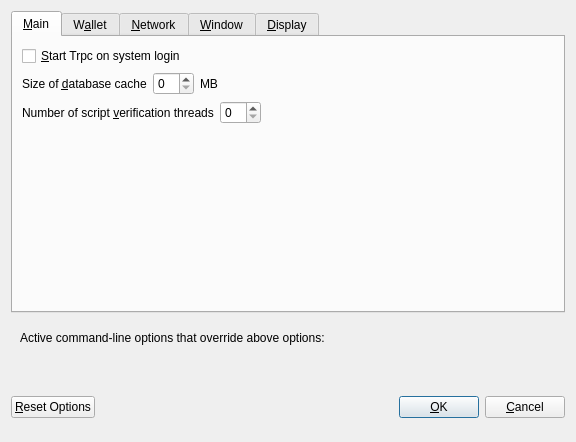
<?xml version="1.0" encoding="UTF-8"?>
<ui version="4.0">
 <class>OptionsDialog</class>
 <widget class="QDialog" name="OptionsDialog">
  <property name="geometry">
   <rect>
    <x>0</x>
    <y>0</y>
    <width>576</width>
    <height>442</height>
   </rect>
  </property>
  <property name="windowTitle">
   <string>Options</string>
  </property>
  <property name="modal">
   <bool>true</bool>
  </property>
  <layout class="QVBoxLayout" name="verticalLayout">
   <item>
    <widget class="QTabWidget" name="tabWidget">
     <property name="currentIndex">
      <number>0</number>
     </property>
     <widget class="QWidget" name="tabMain">
      <attribute name="title">
       <string>&amp;Main</string>
      </attribute>
      <layout class="QVBoxLayout" name="verticalLayout_Main">
       <item>
        <widget class="QCheckBox" name="bitcoinAtStartup">
         <property name="toolTip">
          <string>Automatically start Trpc after logging in to the system.</string>
         </property>
         <property name="text">
          <string>&amp;Start Trpc on system login</string>
         </property>
        </widget>
       </item>
       <item>
        <layout class="QHBoxLayout" name="horizontalLayout_2_Main">
         <item>
          <widget class="QLabel" name="databaseCacheLabel">
           <property name="text">
            <string>Size of &amp;database cache</string>
           </property>
           <property name="textFormat">
            <enum>Qt::PlainText</enum>
           </property>
           <property name="buddy">
            <cstring>databaseCache</cstring>
           </property>
          </widget>
         </item>
         <item>
          <widget class="QSpinBox" name="databaseCache"/>
         </item>
         <item>
          <widget class="QLabel" name="databaseCacheUnitLabel">
           <property name="text">
            <string>MB</string>
           </property>
           <property name="textFormat">
            <enum>Qt::PlainText</enum>
           </property>
          </widget>
         </item>
         <item>
          <spacer name="horizontalSpacer_2_Main">
           <property name="orientation">
            <enum>Qt::Horizontal</enum>
           </property>
           <property name="sizeHint" stdset="0">
            <size>
             <width>40</width>
             <height>20</height>
            </size>
           </property>
          </spacer>
         </item>
        </layout>
       </item>
       <item>
        <layout class="QHBoxLayout" name="horizontalLayout_3_Main">
         <item>
          <widget class="QLabel" name="threadsScriptVerifLabel">
           <property name="text">
            <string>Number of script &amp;verification threads</string>
           </property>
           <property name="textFormat">
            <enum>Qt::PlainText</enum>
           </property>
           <property name="buddy">
            <cstring>threadsScriptVerif</cstring>
           </property>
          </widget>
         </item>
         <item>
          <widget class="QSpinBox" name="threadsScriptVerif">
           <property name="toolTip">
            <string>(0 = auto, &lt;0 = leave that many cores free)</string>
           </property>
          </widget>
         </item>
         <item>
          <spacer name="horizontalSpacer_3_Main">
           <property name="orientation">
            <enum>Qt::Horizontal</enum>
           </property>
           <property name="sizeHint" stdset="0">
            <size>
             <width>40</width>
             <height>20</height>
            </size>
           </property>
          </spacer>
         </item>
        </layout>
       </item>
       <item>
        <spacer name="verticalSpacer_2">
         <property name="orientation">
          <enum>Qt::Vertical</enum>
         </property>
         <property name="sizeHint" stdset="0">
          <size>
           <width>20</width>
           <height>40</height>
          </size>
         </property>
        </spacer>
       </item>
       <!--<item>
        <widget class="QCheckBox" name="checkBoxZeromintEnable">
         <property name="toolTip">
          <string>Enable automatic minting of Trpc units to xTRPC</string>
         </property>
         <property name="layoutDirection">
          <enum>Qt::LeftToRight</enum>
         </property>
         <property name="text">
          <string>Enable xTRPC Automint</string>
         </property>
        </widget>
       </item>-->
       <!--<item>
        <layout class="QHBoxLayout" name="horizontalLayout_3">
         <item>
          <widget class="QLabel" name="percentage_label">
           <property name="toolTip">
            <string>Percentage of incoming Trpc which get automatically converted to xTRPC via Zerocoin Protocol (min: 10%)</string>
           </property>
           <property name="text">
            <string>Percentage of autominted xTRPC</string>
           </property>
          </widget>
         </item>-->
         <!--<item>
          <widget class="QSpinBox" name="zeromintPercentage">
           <property name="minimum">
            <number>1</number>
           </property>
           <property name="maximum">
            <number>100</number>
           </property>
          </widget>
         </item>
        </layout>
       </item>-->
       <item>
        <layout class="QHBoxLayout" name="horizontalLayout" stretch="0,0">
         <property name="sizeConstraint">
          <enum>QLayout::SetFixedSize</enum>
         </property>
         <!--<item>
          <widget class="QLabel" name="labelPreferredDenom">
           <property name="maximumSize">
            <size>
             <width>16777215</width>
             <height>16777215</height>
            </size>
           </property>
           <property name="toolTip">
            <string>Wait with automatic conversion to Zerocoin until enough Trpc for this denomination is available</string>
           </property>
           <property name="text">
            <string>Preferred Automint xTRPC Denomination</string>
           </property>
          </widget>
         </item>-->
         <!--<item>
          <widget class="QComboBox" name="preferredDenom">
           <property name="maximumSize">
            <size>
             <width>16777215</width>
             <height>27</height>
            </size>
           </property>
           <property name="toolTip">
            <string>Wait with automatic conversion to Zerocoin until enough Trpc for this denomination is available</string>
           </property>
           <property name="maxVisibleItems">
            <number>9</number>
           </property>
           <property name="maxCount">
            <number>9</number>
           </property>
          </widget>
         </item>-->
        </layout>
       </item>
      </layout>
     </widget>
     <widget class="QWidget" name="tabWallet">
      <attribute name="title">
       <string>W&amp;allet</string>
      </attribute>
      <layout class="QVBoxLayout" name="verticalLayout_Wallet">
       <item>
        <layout class="QHBoxLayout" name="horizontalLayout_2_Wallet">
         <item>
          <widget class="QLabel" name="labelStakeSplitThresholdText">
           <property name="text">
            <string>Stake split threshold:</string>
           </property>
          </widget>
         </item>
         <item>
          <widget class="QSpinBox" name="spinBoxStakeSplitThreshold">
           <property name="minimum">
            <number>1</number>
           </property>
           <property name="maximum">
            <number>999999</number>
           </property>
          </widget>
         </item>
        </layout>
       </item>
       <item>
        <widget class="QGroupBox" name="groupBox">
         <property name="title">
          <string>Expert</string>
         </property>
         <layout class="QVBoxLayout" name="verticalLayout_2">
          <item>
           <widget class="QCheckBox" name="coinControlFeatures">
            <property name="toolTip">
             <string>Whether to show coin control features or not.</string>
            </property>
            <property name="text">
             <string>Enable coin &amp;control features</string>
            </property>
           </widget>
          </item>
          <item>
           <widget class="QCheckBox" name="showMasternodesTab">
            <property name="toolTip">
             <string>Show additional tab listing all your masternodes in first sub-tab&lt;br/&gt;and all masternodes on the network in second sub-tab.</string>
            </property>
            <property name="text">
             <string>Show Masternodes Tab</string>
            </property>
           </widget>
          </item>
          <item>
           <widget class="QCheckBox" name="spendZeroConfChange">
            <property name="toolTip">
             <string>If you disable the spending of unconfirmed change, the change from a transaction&lt;br/&gt;cannot be used until that transaction has at least one confirmation.&lt;br/&gt;This also affects how your balance is computed.</string>
            </property>
            <property name="text">
             <string>&amp;Spend unconfirmed change</string>
            </property>
           </widget>
          </item>
         </layout>
        </widget>
       </item>
       <item>
        <spacer name="verticalSpacer_Wallet">
         <property name="orientation">
          <enum>Qt::Vertical</enum>
         </property>
         <property name="sizeHint" stdset="0">
          <size>
           <width>20</width>
           <height>40</height>
          </size>
         </property>
        </spacer>
       </item>
      </layout>
     </widget>
     <widget class="QWidget" name="tabNetwork">
      <attribute name="title">
       <string>&amp;Network</string>
      </attribute>
      <layout class="QVBoxLayout" name="verticalLayout_Network">
       <item>
        <widget class="QCheckBox" name="mapPortUpnp">
         <property name="toolTip">
          <string>Automatically open the Trpc client port on the router. This only works when your router supports UPnP and it is enabled.</string>
         </property>
         <property name="text">
          <string>Map port using &amp;UPnP</string>
         </property>
        </widget>
       </item>
       <item>
        <widget class="QCheckBox" name="allowIncoming">
         <property name="toolTip">
          <string>Accept connections from outside</string>
         </property>
         <property name="text">
          <string>Allow incoming connections</string>
         </property>
        </widget>
       </item>
       <item>
        <widget class="QCheckBox" name="connectSocks">
         <property name="toolTip">
          <string>Connect to the Trpc network through a SOCKS5 proxy.</string>
         </property>
         <property name="text">
          <string>&amp;Connect through SOCKS5 proxy (default proxy):</string>
         </property>
        </widget>
       </item>
       <item>
        <layout class="QHBoxLayout" name="horizontalLayout_1_Network">
         <item>
          <widget class="QLabel" name="proxyIpLabel">
           <property name="text">
            <string>Proxy &amp;IP:</string>
           </property>
           <property name="textFormat">
            <enum>Qt::PlainText</enum>
           </property>
           <property name="buddy">
            <cstring>proxyIp</cstring>
           </property>
          </widget>
         </item>
         <item>
          <widget class="QValidatedLineEdit" name="proxyIp">
           <property name="minimumSize">
            <size>
             <width>140</width>
             <height>0</height>
            </size>
           </property>
           <property name="maximumSize">
            <size>
             <width>140</width>
             <height>16777215</height>
            </size>
           </property>
           <property name="toolTip">
            <string>IP address of the proxy (e.g. IPv4: 127.0.0.1 / IPv6: ::1)</string>
           </property>
          </widget>
         </item>
         <item>
          <widget class="QLabel" name="proxyPortLabel">
           <property name="text">
            <string>&amp;Port:</string>
           </property>
           <property name="textFormat">
            <enum>Qt::PlainText</enum>
           </property>
           <property name="buddy">
            <cstring>proxyPort</cstring>
           </property>
          </widget>
         </item>
         <item>
          <widget class="QLineEdit" name="proxyPort">
           <property name="minimumSize">
            <size>
             <width>55</width>
             <height>0</height>
            </size>
           </property>
           <property name="maximumSize">
            <size>
             <width>55</width>
             <height>16777215</height>
            </size>
           </property>
           <property name="toolTip">
            <string>Port of the proxy (e.g. 9050)</string>
           </property>
          </widget>
         </item>
         <item>
          <spacer name="horizontalSpacer_1_Network">
           <property name="orientation">
            <enum>Qt::Horizontal</enum>
           </property>
           <property name="sizeHint" stdset="0">
            <size>
             <width>40</width>
             <height>20</height>
            </size>
           </property>
          </spacer>
         </item>
        </layout>
       </item>
       <item>
        <spacer name="verticalSpacer_Network">
         <property name="orientation">
          <enum>Qt::Vertical</enum>
         </property>
         <property name="sizeHint" stdset="0">
          <size>
           <width>20</width>
           <height>40</height>
          </size>
         </property>
        </spacer>
       </item>
      </layout>
     </widget>
     <widget class="QWidget" name="tabWindow">
      <attribute name="title">
       <string>&amp;Window</string>
      </attribute>
      <layout class="QVBoxLayout" name="verticalLayout_Window">
       <item>
        <widget class="QCheckBox" name="minimizeToTray">
         <property name="toolTip">
          <string>Show only a tray icon after minimizing the window.</string>
         </property>
         <property name="text">
          <string>&amp;Minimize to the tray instead of the taskbar</string>
         </property>
        </widget>
       </item>
       <item>
        <widget class="QCheckBox" name="minimizeOnClose">
         <property name="toolTip">
          <string>Minimize instead of exit the application when the window is closed. When this option is enabled, the application will be closed only after selecting Quit in the menu.</string>
         </property>
         <property name="text">
          <string>M&amp;inimize on close</string>
         </property>
        </widget>
       </item>
       <item>
        <spacer name="verticalSpacer_Window">
         <property name="orientation">
          <enum>Qt::Vertical</enum>
         </property>
         <property name="sizeHint" stdset="0">
          <size>
           <width>20</width>
           <height>40</height>
          </size>
         </property>
        </spacer>
       </item>
      </layout>
     </widget>
     <widget class="QWidget" name="tabDisplay">
      <attribute name="title">
       <string>&amp;Display</string>
      </attribute>
      <layout class="QVBoxLayout" name="verticalLayout_Display">
       <item>
        <layout class="QHBoxLayout" name="horizontalLayout_1_Display">
         <item>
          <widget class="QLabel" name="langLabel">
           <property name="text">
            <string>User Interface &amp;language:</string>
           </property>
           <property name="textFormat">
            <enum>Qt::PlainText</enum>
           </property>
           <property name="buddy">
            <cstring>lang</cstring>
           </property>
          </widget>
         </item>
         <item>
          <widget class="QValueComboBox" name="lang">
           <property name="toolTip">
            <string>The user interface language can be set here. This setting will take effect after restarting TRPC.</string>
           </property>
          </widget>
         </item>
        </layout>
       </item>
       <item>
        <widget class="QLabel" name="label_3">
         <property name="toolTip">
          <string notr="true"/>
         </property>
         <property name="statusTip">
          <string notr="true"/>
         </property>
         <property name="whatsThis">
          <string notr="true"/>
         </property>
         <property name="accessibleName">
          <string notr="true"/>
         </property>
         <property name="text">
          <string>Language missing or translation incomplete? Help contributing translations here:
https://www.transifex.com/cevap/cevap-translations</string>
         </property>
         <property name="wordWrap">
          <bool>true</bool>
         </property>
         <property name="openExternalLinks">
          <bool>true</bool>
         </property>
         <property name="textInteractionFlags">
          <set>Qt::TextBrowserInteraction</set>
         </property>
        </widget>
       </item>
       <item>
        <layout class="QHBoxLayout" name="horizontalLayout_4_Display" stretch="0,0">
         <item>
          <widget class="QLabel" name="themeLabel">
           <property name="text">
            <string>User Interface Theme:</string>
           </property>
          </widget>
         </item>
         <item>
          <widget class="QValueComboBox" name="theme"/>
         </item>
        </layout>
       </item>
       <item>
        <widget class="Line" name="line">
         <property name="orientation">
          <enum>Qt::Horizontal</enum>
         </property>
        </widget>
       </item>
       <item>
        <layout class="QHBoxLayout" name="horizontalLayout_2_Display">
         <item>
          <widget class="QLabel" name="unitLabel">
           <property name="text">
            <string>&amp;Unit to show amounts in:</string>
           </property>
           <property name="textFormat">
            <enum>Qt::PlainText</enum>
           </property>
           <property name="buddy">
            <cstring>unit</cstring>
           </property>
          </widget>
         </item>
         <item>
          <widget class="QValueComboBox" name="unit">
           <property name="toolTip">
            <string>Choose the default subdivision unit to show in the interface and when sending coins.</string>
           </property>
          </widget>
         </item>
        </layout>
       </item>
       <item>
        <layout class="QHBoxLayout" name="horizontalLayout_5_Display">
         <item>
          <widget class="QLabel" name="digitsLabel">
           <property name="text">
            <string>Decimal digits</string>
           </property>
          </widget>
         </item>
         <item>
          <widget class="QValueComboBox" name="digits"/>
         </item>
        </layout>
       </item>
       <item>
        <widget class="QCheckBox" name="checkBoxHideZeroBalances">
         <property name="toolTip">
          <string>Hide empty balances</string>
         </property>
         <property name="layoutDirection">
          <enum>Qt::LeftToRight</enum>
         </property>
         <property name="text">
          <string>Hide empty balances</string>
         </property>
        </widget>
       </item>
       <item>
        <layout class="QHBoxLayout" name="horizontalLayout_3_Display">
         <item>
          <widget class="QLabel" name="thirdPartyTxUrlsLabel">
           <property name="toolTip">
            <string>Third party URLs (e.g. a block explorer) that appear in the transactions tab as context menu items. %s in the URL is replaced by transaction hash. Multiple URLs are separated by vertical bar |.</string>
           </property>
           <property name="text">
            <string>Third party transaction URLs</string>
           </property>
           <property name="buddy">
            <cstring>thirdPartyTxUrls</cstring>
           </property>
          </widget>
         </item>
         <item>
          <widget class="QLineEdit" name="thirdPartyTxUrls">
           <property name="toolTip">
            <string>Third party URLs (e.g. a block explorer) that appear in the transactions tab as context menu items. %s in the URL is replaced by transaction hash. Multiple URLs are separated by vertical bar |.</string>
           </property>
          </widget>
         </item>
        </layout>
       </item>
       <item>
        <spacer name="verticalSpacer">
         <property name="orientation">
          <enum>Qt::Vertical</enum>
         </property>
         <property name="sizeHint" stdset="0">
          <size>
           <width>20</width>
           <height>40</height>
          </size>
         </property>
        </spacer>
       </item>
      </layout>
     </widget>
    </widget>
   </item>
   <item>
    <widget class="QFrame" name="frame">
     <layout class="QVBoxLayout" name="verticalLayout_Bottom">
      <item>
       <layout class="QHBoxLayout" name="horizontalLayout_Bottom">
        <item>
         <widget class="QLabel" name="overriddenByCommandLineInfoLabel">
          <property name="text">
           <string>Active command-line options that override above options:</string>
          </property>
          <property name="textFormat">
           <enum>Qt::PlainText</enum>
          </property>
         </widget>
        </item>
        <item>
         <spacer name="horizontalSpacer_Bottom">
          <property name="orientation">
           <enum>Qt::Horizontal</enum>
          </property>
          <property name="sizeHint" stdset="0">
           <size>
            <width>40</width>
            <height>20</height>
           </size>
          </property>
         </spacer>
        </item>
       </layout>
      </item>
      <item>
       <widget class="QLabel" name="overriddenByCommandLineLabel">
        <property name="text">
         <string/>
        </property>
        <property name="textFormat">
         <enum>Qt::PlainText</enum>
        </property>
        <property name="wordWrap">
         <bool>true</bool>
        </property>
       </widget>
      </item>
     </layout>
    </widget>
   </item>
   <item>
    <layout class="QHBoxLayout" name="horizontalLayout_Buttons">
     <item>
      <widget class="QPushButton" name="resetButton">
       <property name="toolTip">
        <string>Reset all client options to default.</string>
       </property>
       <property name="text">
        <string>&amp;Reset Options</string>
       </property>
       <property name="autoDefault">
        <bool>false</bool>
       </property>
      </widget>
     </item>
     <item>
      <spacer name="horizontalSpacer_1">
       <property name="orientation">
        <enum>Qt::Horizontal</enum>
       </property>
       <property name="sizeHint" stdset="0">
        <size>
         <width>40</width>
         <height>48</height>
        </size>
       </property>
      </spacer>
     </item>
     <item>
      <widget class="QLabel" name="statusLabel">
       <property name="minimumSize">
        <size>
         <width>200</width>
         <height>0</height>
        </size>
       </property>
       <property name="font">
        <font>
         <weight>75</weight>
         <bold>true</bold>
        </font>
       </property>
       <property name="text">
        <string/>
       </property>
       <property name="textFormat">
        <enum>Qt::PlainText</enum>
       </property>
       <property name="wordWrap">
        <bool>true</bool>
       </property>
      </widget>
     </item>
     <item>
      <spacer name="horizontalSpacer_2">
       <property name="orientation">
        <enum>Qt::Horizontal</enum>
       </property>
       <property name="sizeHint" stdset="0">
        <size>
         <width>40</width>
         <height>48</height>
        </size>
       </property>
      </spacer>
     </item>
     <item>
      <widget class="QPushButton" name="okButton">
       <property name="text">
        <string>&amp;OK</string>
       </property>
       <property name="autoDefault">
        <bool>false</bool>
       </property>
       <property name="default">
        <bool>true</bool>
       </property>
      </widget>
     </item>
     <item>
      <widget class="QPushButton" name="cancelButton">
       <property name="text">
        <string>&amp;Cancel</string>
       </property>
       <property name="autoDefault">
        <bool>false</bool>
       </property>
      </widget>
     </item>
    </layout>
   </item>
  </layout>
 </widget>
 <customwidgets>
  <customwidget>
   <class>QValidatedLineEdit</class>
   <extends>QLineEdit</extends>
   <header>qvalidatedlineedit.h</header>
  </customwidget>
  <customwidget>
   <class>QValueComboBox</class>
   <extends>QComboBox</extends>
   <header>qvaluecombobox.h</header>
  </customwidget>
 </customwidgets>
 <resources/>
 <connections/>
</ui>
